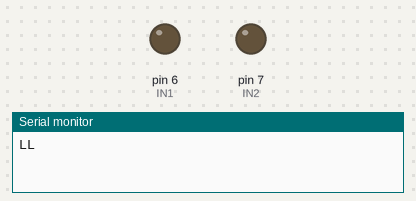
Bench run of a sketch on a simulated Arduino Uno, built with avr-gcc and run on an emulated ATmega328P. Parts: output pins drawn as LEDs (lit = HIGH), the last lines printed to the serial monitor.

Above: at 1.5 s.
At 4.5 s:
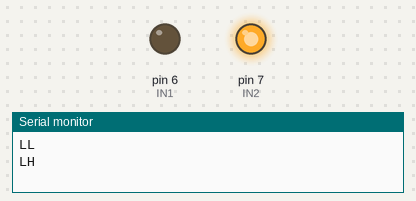
At 7.5 s:
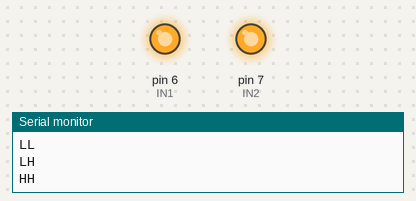
At 10.5 s:
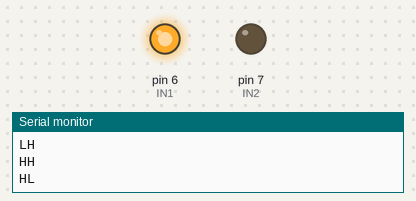
Timing chart, 0 to 15.6 s (numbered marks = the images above):
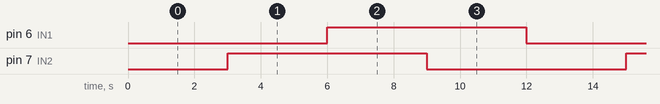

The sketch:

RelayUnitTest.ino
```cpp
// 5V relay pins
#define IN1 6
#define IN2 7
#define LED 13
//#define BUTTON 20

int state = 0;
void RelaySet(int in1, int in2)
{
  // sets power on to other side of relay
  digitalWrite(IN1, in1);
  digitalWrite(IN2, in2);
}
void Action(int s)
{
    switch (s)
  {
    case 0:
      RelaySet(HIGH,HIGH);
      break;
    case 1:
      RelaySet(HIGH,LOW);
      break;
    case 2:
      RelaySet(LOW,LOW);
      break;
    case 3:
      RelaySet(LOW,HIGH);
      break;
  }
}
#ifdef BUTTON
void TapOnOff()
{
if (digitalRead(BUTTON) ==LOW)
  state++;
  state %= 4;
  Action(state);
}
#endif
void TapOpen()
{
  RelaySet(HIGH,HIGH);
  delay(100);
  RelaySet(HIGH,LOW);
}
void TapClose()
{
  RelaySet(LOW,LOW);
  delay(100);
  RelaySet(LOW,HIGH);
}

void setup() {
  // put your setup code here, to run once:
  Serial.begin(11500);
// initialize relay pins and turn power off to output
  pinMode(IN1, OUTPUT);
  pinMode(IN2, OUTPUT);
  RelaySet(LOW,HIGH);
#ifdef BUTTON
  // well use a button to turn on/off
  pinMode(BUTTON,INPUT);
  attachInterrupt(digitalPinToInterrupt(BUTTON),TapOnOff, CHANGE);
#endif
}
void loop() {
#if 0
  TapOpen();
  delay(10000);
  TapClose();
  delay(10000);
#else
  Serial.println("LL");
  RelaySet(LOW,LOW);
  delay(3000);
  Serial.println("LH");
  RelaySet(LOW,HIGH);
  delay(3000);
  Serial.println("HH");
  RelaySet(HIGH,HIGH);
  delay(3000);
  Serial.println("HL");
  RelaySet(HIGH,LOW);
  delay(3000);
#endif
}
```

Measured:
- by itself, pin 6 (IN1), pin 7 (IN2): alternates HIGH for 6.0 s and LOW for 6.0 s
- by itself, everything shown: repeats every 12.0 s, in 4 steps
